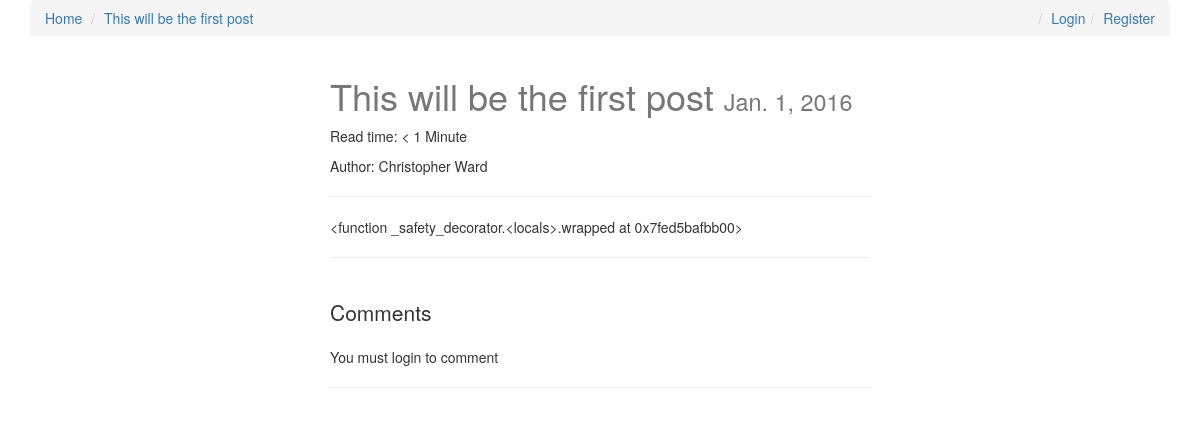
Screenshot of /this-will-be-the-first-post/ with the database file from the repository.
### posts/models.py (models this page shows, shortened)
class Post(models.Model):
    user = models.ForeignKey(settings.AUTH_USER_MODEL, default=1)
    title = models.CharField(max_length=120)
    slug = models.SlugField(unique=True)
    image = models.ImageField(upload_to=upload_location,
            null=True,
            blank=True,
            width_field="width_field",
            height_field="height_field")
    height_field = models.IntegerField(default=0)
    width_field = models.IntegerField(default=0)
    content = models.TextField()
    draft = models.BooleanField(default=False)
    publish = models.DateField(auto_now=False, auto_now_add=False)
    read_time =  models.IntegerField(default=0) # models.TimeField(null=True, blank=True) #assume minutes
    updated = models.DateTimeField(auto_now=True, auto_now_add=False)
    timestamp = models.DateTimeField(auto_now=False, auto_now_add=True)
    objects = PostManager()
    def get_absolute_url(self):
        return reverse("posts:detail", kwargs={"slug": self.slug})
    class Meta:
        ordering = ["-timestamp", "-updated"]
    def get_markdown(self):
        content = self.content
        markdown_text = markdown(content)
        return mark_safe(markdown_text)
    @property
    def comments(self):
        instance = self
        qs = Comment.objects.filter_by_instance(instance)
        return qs
    @property
    def get_content_type(self):
        instance = self
        content_type = ContentType.objects.get_for_model(instance.__class__)
        return content_type

### posts/views.py (the view, shortened to what this page needs)
# urls.py: url(r'^(?P<slug>[\w-]+)/$', post_detail, name='detail'),
def post_detail(request, slug=None):
	instance = get_object_or_404(Post, slug=slug)
	if instance.publish > timezone.now().date() or instance.draft:
		if not request.user.is_staff or not request.user.is_superuser:
			raise Http404
	share_string = quote_plus(instance.content)
	initial_data = {
			"content_type": instance.get_content_type,
			"object_id": instance.id
	}
	form = CommentForm(request.POST or None, initial=initial_data)
	comments = instance.comments
	context = {
		"title": instance.title,
		"instance": instance,
		"share_string": share_string,
		"comments": comments,
		"comment_form":form,
	}
	return render(request, "post_detail.html", context)

### comments/models.py (called while the page is built)
    def filter_by_instance(self, instance):
        content_type = ContentType.objects.get_for_model(instance.__class__)
        obj_id = instance.id
        qs = super(CommentManager, self).filter(content_type=content_type, object_id= obj_id).filter(parent=None)
        return qs

### posts/templatetags/urlify.py (called while the page is built)
@register.filter
def urlify(value):
    return quote_plus(value)

### templates/post_detail.html (shortened to what this page needs)
{% extends "base.html" %}
{% load urlify %}
{% load crispy_forms_tags %}
 {% block post_detail_link %}
  <li><a href='{{ instance.get_absolute_url }}'>{{ instance.title }}</a></li>
  {% endblock %}
{% block content %}
<div class='col-sm-6 col-sm-offset-3'>
<h1>{{ title }} <small>{% if instance.draft %}<span style='color:red;'>Draft</span> {% endif %}{{ instance.publish }}</small></h1>
<p>Read time: {% if instance.read_time <= 1 %} < 1 Minute {% else %}{{ instance.read_time }} minutes {% endif %}</p>
{% if instance.user.get_full_name %}
<p>Author: {{ instance.user.get_full_name }}</p>
{% endif %}
<p><div class="fb-like" data-href="{{ request.build_absolute_uri }}" data-layout="button_count" data-action="like" data-show-faces="true" data-share="true"></div>
<hr/>
</p>
<div class='row'>
<div class='col-sm-12 '>
   <div class='post-detail-item'>{{ instance.get_markdown }}</div>
    <hr/>
    <br/>
    <div>
        <p class='lead'>Comments</p>
        {% if request.user.is_authenticated %}
        <form method="POST" action="."> {% csrf_token %}
            {{ comment_form|crispy }}
            <input type='submit' value='Post comment' class='btn btn-default'>
        </form>
        {% else %}
        <p>You must login to comment </p>
        {% endif %}
        <hr/>
    </div>
</div>
</div>
</div>
{% endblock content %}

### static/css/base.css (style rules this page uses)
h1 { color: #777777; }

### rows the page displays
Post: title "This will be the first post", publish "Jan. 1, 2016", user.get_full_name "Christopher Ward", get_markdown "<function _safety_decorator.<locals>.wrapped at 0x7fed5bafbb00>"
